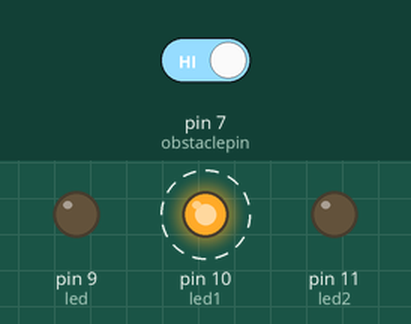
Recording of a sketch running on a simulated Arduino Uno, built with avr-gcc and run on an emulated ATmega328P. Shown: output pins drawn as LEDs (lit = HIGH). Dashed ring = blinking. The test bench sets the inputs (shaded band); at power-on: pin 7 (obstaclepin) HIGH.

Above: at 0.46 s.
1.3 s: pin 7 (obstaclepin) driven LOW
At 3.11 s:
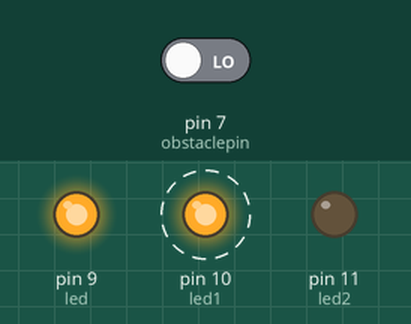
4.3 s: pin 7 (obstaclepin) driven HIGH
At 5.15 s:
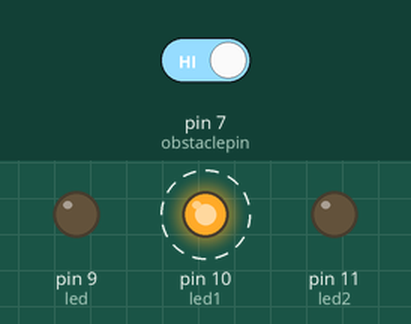
Timing chart, 0 to 13.3 s (numbered marks = the images above; inputs shaded):
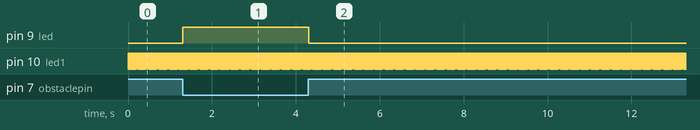

The sketch:

ir_sensor_traffiv_light.ino
```cpp
int led=9;
int led1=10;
int led2=11;
int obstaclepin=7;//this is our input pin
int hasobstacle = HIGH;//MEANS NO OBSTACLE
int obstaclecounter =0;
void setup() {
  // put your setup code here, to run once:
Serial.begin(9600);
pinMode(7,INPUT);
pinMode(9,OUTPUT);
pinMode(10,OUTPUT);
pinMode(11,OUTPUT);
}
void loop() {
  // put your main code here, to run repeatedly:
hasobstacle=digitalRead(obstaclepin);//reads the output from the sensor through pin 7
if(hasobstacle==LOW)//means something is ahead
{digitalWrite(led,HIGH);
obstaclecounter++;
}
if(obstaclecounter==2);
{digitalWrite(led1,HIGH);
delay(5);

}
if(obstaclecounter==3);
{digitalWrite(led2,HIGH);
delay(5);}
if(obstaclecounter==4);
{digitalWrite(led2,LOW);
delay(5);}
if(obstaclecounter==5);
{digitalWrite(led1,LOW);
delay(5);}
if(obstaclecounter==6);
{digitalWrite(led,LOW);
delay(5);}}
```

Measured:
- after the input at 1.3 s, pin 9 (led): LOW → HIGH at once
- after the input at 4.3 s, pin 9 (led): HIGH → LOW at once
- by itself, pin 10 (led1): alternates HIGH for 0.02 s and LOW for 0.01 s
